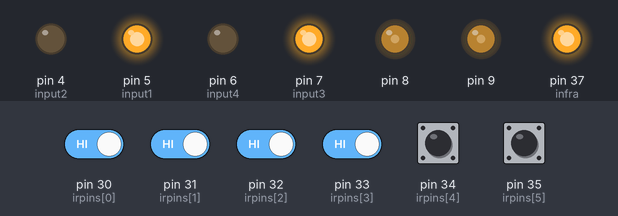
Simulated run of this sketch. Board: Arduino Mega 2560, built with avr-gcc and run on an emulated ATmega2560. Shown: output pins drawn as LEDs (lit = HIGH). Dashed ring = blinking. The inputs (shaded band) are chosen by the test bench; at power-on: pin 30 (irpins[0]), pin 31 (irpins[1]), pin 32 (irpins[2]), pin 33 (irpins[3]), pin 34 (irpins[4]), pin 35 (irpins[5]) HIGH. What the sketch prints to the serial monitor is not drawn.

Above: at 1.6 s.
1.7 s: pin 31 (irpins[1]) driven LOW
At 3.8 s:
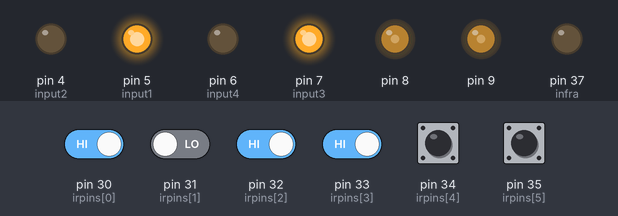
5.1 s: pin 30 (irpins[0]) driven LOW
At 7.1 s:
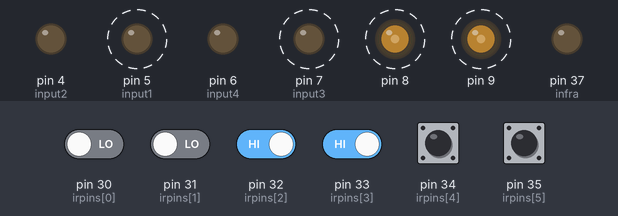
11.8 s: pin 33 (irpins[3]) driven LOW
At 13.9 s:
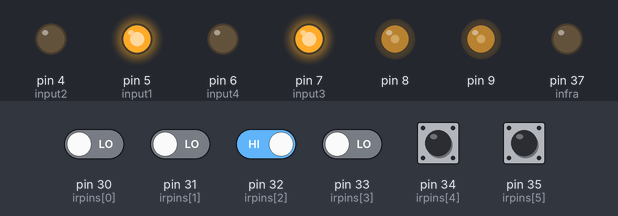
18.8 s: pin 32 (irpins[2]) driven LOW
At 19.7 s:
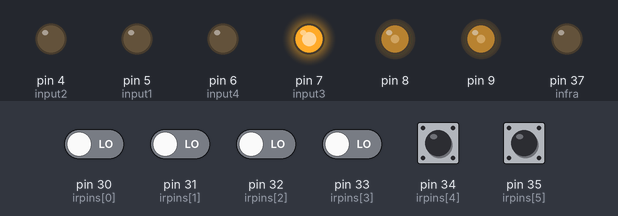
22.2 s: pin 32 (irpins[2]) driven HIGH
At 23.5 s:
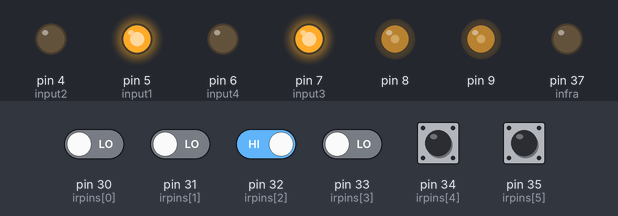
Timing chart, 0 to 25.2 s (numbered marks = the images above; inputs shaded):
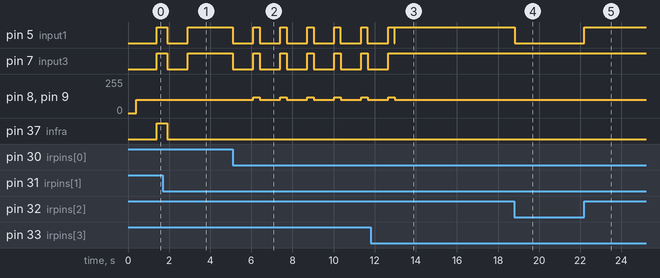

Measured:
- after the input at 1.7 s, pin 5 (input1), pin 7 (input3): goes on until 2.9 s, then stays HIGH; pin 37 (infra): goes on until 1.9 s, then stays LOW
- after the input at 5.1 s, pin 5 (input1): alternates HIGH for 0.30 s and LOW for 1.0 s, starting at once; pin 7 (input3): alternates HIGH for 0.31 s and LOW for 1.0 s, starting at once; pin 8, pin 9: alternates 120/255 for 0.31 s and 100/255 for 1.0 s, starting after 1.0 s
- after the input at 11.8 s, pin 7 (input3): goes on until 12.7 s, then stays HIGH; pin 8, pin 9: goes on until 13.0 s, then stays 100/255
- after the input at 18.8 s, pin 5 (input1): HIGH → LOW at once
- after the input at 22.2 s, pin 5 (input1): LOW → HIGH at once

The sketch:

code_final.ino
```cpp
const int irpins[6] = {30,31,32,33,34,35};
const int sensorz[6] = {0,0,0,0,0,0};
int i,j = 0;
int d = 1000;
boolean greg=0;
boolean conan=0;
boolean mark =0;
boolean brian=0;
boolean tim=0;
boolean chris=0;
int counter2=0;
int infra=37;
int irSensors = B000000;
int motorLSpeed = 255;
int motorRSpeed = 255;
int error = 140;
int conter=0;
int countery=0;
char blueToothVal;

///////////////
int input1 = 5;
int input2 = 4;

int input3 = 7;

int input4 = 6;

int counter=0;
int r_speed = 255;
int l_speed = 255;
void setup() {
  // put your setup code here, to run once:
  Serial.begin(38400);
  for (int i = 0; i <= 5; i++)
  {pinMode(irpins[i], INPUT);}
  pinMode(input1,OUTPUT);

pinMode(input2,OUTPUT);

pinMode(input3,OUTPUT);
digitalWrite(infra,HIGH);
delay(400);
digitalWrite(infra,LOW);
pinMode(input4,OUTPUT);

  pinMode(37,OUTPUT);

  conan=0;
  greg=0;
  mark=0;
  counter=0;
  countery=0;
  brian=0;
  counter2=0;
  chris=0;
  tim=0;
}

void loop() {
  // put your main code here, to run repeatedly:
  change_speed(100,100);
  scanD();


    check();
    delay(10);

}
void check( )
{
     switch (irSensors) {

     case B000000:
     Serial.println("000000");
     if (tim==1){
      left();
      greg=1;
      delay(300);}
      else {
        right();
        delay(300);
      }

     case B100000: // leftmost sensor on the line
     Serial.println("100000");
     left();
     break;

     case B010000:
     Serial.println("010000");
     left();
     break;

     case B001000:
     Serial.println("001000");
     left();
     break;


     case B000100:
     Serial.println("000100");
     right();
     break;

     case B000010:
     Serial.println("000010");
     right();
     break;

     case B000001:
    Serial.println("000001");
    right();
     break;


     case B110000:
     Serial.println("110000");
     left();
     break;

     case B011000:
     Serial.println("011000");

     left();
     break;

     case B001100:
     Serial.println("001100");
     change_speed(90,90);
     forward();
     break;

     case B000110:
     Serial.println("000110");

     right();
     break;

     case B000011:
     Serial.println("000011");
     right();
     break;


     case B111000:
     Serial.println("111000");
     left();
     break;

     case B011100:
     Serial.println("011100");
     left();
     break;

     case B001110:
     Serial.println("001110");
     right();
     break;

     case B000111:
     Serial.println("000111");
     right();
     break;


     case B111100:

     Serial.println("111100");
     ;
     if(greg==0){
     brake();
     conter++;
     delay(1000);
     change_speed(120,120);
     forward();
     delay(300);

     if (conter==5){

      tim=1;
      greg==1;
     }


     }
     else{
      brake();
      delay(700);
      left();
      delay(600);
     }
     left();
     break;

     case B011110:
    Serial.println("011110");
     break;

     case B001111:
     Serial.println("001111");
      if(greg==0){
     brake();
     counter++;
     delay(1000);
     change_speed(130,140);
     forward();
     delay(300);

     if (counter==5){

      tim=0;
      greg=1;
     }
      }
      else {
        right();
        delay(300);
      }

    right();

     break;


     case B111110:
    Serial.println("111110");

     break;

     case B111111:
     /*if(mark==0){
      brake();
      delay(500);
      counter++;
     if(counter==5){
      right();
      /*delay(950);

      counter=0;
      forward();
      delay(900);*/
     /* mark=1;
      brian=1;
      */
      if(chris==0){
        brake();
        delay(1000);
       digitalWrite(infra,HIGH);
        counter2++;
        forward();
        delay(500);
        digitalWrite(infra,LOW);
        if (counter2==5){
          right();
          delay(300);
          counter2=0;
          greg=1;


     }
     else{
      brake();

        delay(1000);

        counter2++;
        forward();
        delay(300);
        if (counter2==5){
          left();
          delay(300);
          counter2=0;

     }
     }
     }


     Serial.println("1111111");
     Serial.println(counter);
     break;


     default:
     forward();
     Serial.print("Unhandled case: ");

  }
 Serial.println(conter);
}
int ircheck(){
  int a = digitalRead(infra);
  Serial.print("IR: ");
  Serial.println(a);
 return a;
}
void scanD()
{
  for ( byte count = 0; count < 6;count++ )
{
  bitWrite(irSensors, count, digitalRead( irpins[count] ));
  //bitWrite(referece_bit, count, value) (B0000000)

}
}
void change_speed(int lspeed, int rspeed){
  analogWrite(8,lspeed);
  analogWrite(9,rspeed);
}

void forward() {
  digitalWrite(input1,HIGH); digitalWrite(input2,LOW); digitalWrite(input3,HIGH); digitalWrite(input4,LOW);


}
void backward() {
   digitalWrite(input1,LOW); digitalWrite(input2,HIGH); digitalWrite(input3,LOW); digitalWrite(input4,HIGH);
}
void right(){
  digitalWrite(input1,HIGH); digitalWrite(input2,LOW); digitalWrite(input3,LOW); digitalWrite(input4,LOW);
}
void left(){

digitalWrite(input3,HIGH); digitalWrite(input4,LOW); digitalWrite(input1,LOW); digitalWrite(input2,LOW);
}
void brake(){
  digitalWrite(input1,LOW); digitalWrite(input2,LOW); digitalWrite(input3,LOW); digitalWrite(input4,LOW);

}
```
